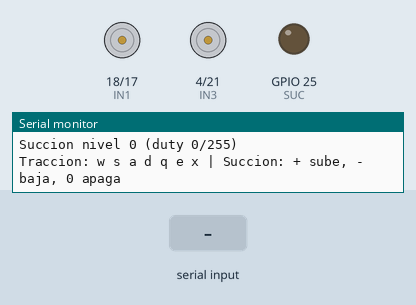
Simulated run of this sketch. Board: ESP32. On the bench: motor-driver pin pairs drawn as motors (green arrow = first pin HIGH = forward, orange = second pin HIGH = backward, longer = more drive, scaled by the enable pin), output pins drawn as LEDs (lit = HIGH), the last lines printed to the serial monitor. The test bench sets the inputs (shaded band).

Above: at 1.2 s.
1.3 s: "w" received over Serial
At 1.7 s:
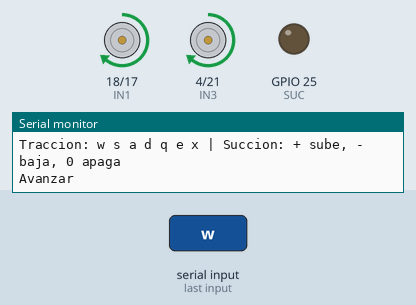
2.8 s: "s" received over Serial
At 4.0 s:
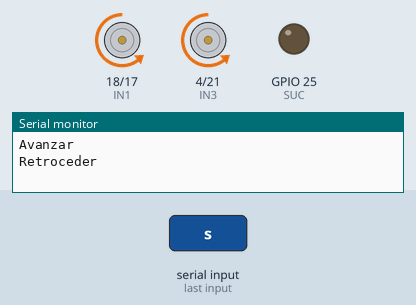
4.3 s: "a" received over Serial
At 5.2 s:
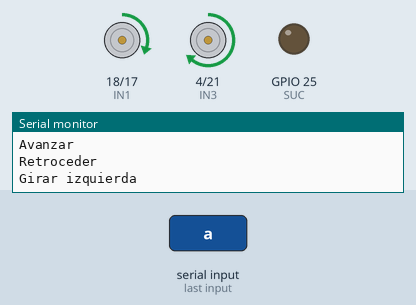
5.8 s: "d" received over Serial
At 6.3 s:
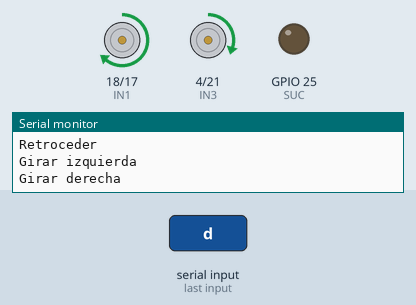
7.3 s: "q" received over Serial
At 8.5 s:
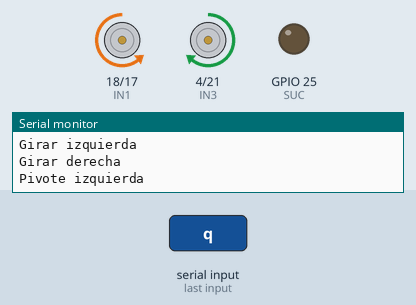
8.8 s: "e" received over Serial
At 9.8 s:
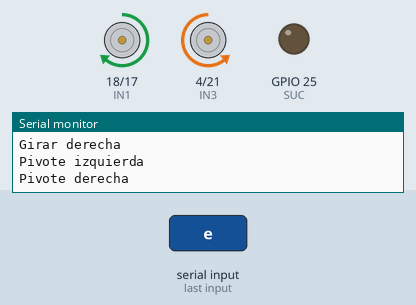
Timing chart, 0 to 11.3 s (numbered marks = the images above; inputs shaded):
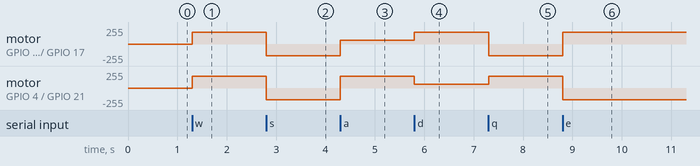

The sketch:

T3_Reto5_Succion.ino
```cpp
// Taller 3 - Reto 5: motor de succion en un canal independiente
// Traccion: dos canales del L293D a 20 kHz, alimentados por su propia fuente.
// Succion: su propio pin, su propio canal LEDC (otra frecuencia, otro temporizador),
// su propio transistor MOSFET con diodo de rueda libre y su propia fuente.

const int ENA = 19, IN1 = 18, IN2 = 17;   // motor izquierdo (canal A)
const int ENB = 16, IN3 = 4,  IN4 = 21;   // motor derecho (canal B)
// compuerta del MOSFET de succion (o LED que la representa)
const int SUC = 25;
const int RES = 8;
const uint32_t F_TRACCION = 20000;        // Hz
const uint32_t F_SUCCION  = 25000;        // Hz, temporizador distinto al de la traccion
const int NIVELES[] = {0, 90, 170, 255};  // apagado, bajo, medio, alto
int nivel = 0;
int velocidad = 180;

void motor(int en, int a, int b, int vel) {
  digitalWrite(a, vel > 0);
  digitalWrite(b, vel < 0);
  ledcWrite(en, abs(vel));
}

void mover(int izq, int der) {
  motor(ENA, IN1, IN2, izq);
  motor(ENB, IN3, IN4, der);
}

void succion(int n) {                     // la succion se cambia sin tocar la traccion
  nivel = constrain(n, 0, 3);
  ledcWrite(SUC, NIVELES[nivel]);
  Serial.printf("Succion nivel %d (duty %d/255)\n", nivel, NIVELES[nivel]);
}

void setup() {
  Serial.begin(115200);
  pinMode(IN1, OUTPUT); pinMode(IN2, OUTPUT);
  pinMode(IN3, OUTPUT); pinMode(IN4, OUTPUT);
  ledcAttach(ENA, F_TRACCION, RES);
  ledcAttach(ENB, F_TRACCION, RES);
  ledcAttach(SUC, F_SUCCION, RES);        // canal y temporizador propios
  mover(0, 0);
  succion(0);
  Serial.println("Traccion: w s a d q e x | Succion: + sube, - baja, 0 apaga");
}

void loop() {
  if (!Serial.available()) return;
  char c = Serial.read();
  int v = velocidad;
  switch (c) {
    case 'w': mover(v, v);        Serial.println("Avanzar");          break;
    case 's': mover(-v, -v);      Serial.println("Retroceder");       break;
    case 'a': mover(v / 3, v);    Serial.println("Girar izquierda");  break;
    case 'd': mover(v, v / 3);    Serial.println("Girar derecha");    break;
    case 'q': mover(-v, v);       Serial.println("Pivote izquierda"); break;
    case 'e': mover(v, -v);       Serial.println("Pivote derecha");   break;
    case 'x': mover(0, 0);        Serial.println("Detenido");         break;
    case '+': succion(nivel + 1); break;
    case '-': succion(nivel - 1); break;
    case '0': succion(0);         break;
  }
}
```

Measured:
- after the input at 1.3 s, motor on GPIO 18 (IN1) / GPIO 17 (IN2), motor on GPIO 4 (IN3) / GPIO 21 (IN4): stopped → forward 179/255 at once
- after the input at 2.8 s, motor on GPIO 18 (IN1) / GPIO 17 (IN2), motor on GPIO 4 (IN3) / GPIO 21 (IN4): forward 179/255 → backward 179/255 at once
- after the input at 4.3 s, motor on GPIO 18 (IN1) / GPIO 17 (IN2): backward 179/255 → forward 60/255 at once; motor on GPIO 4 (IN3) / GPIO 21 (IN4): backward 179/255 → forward 179/255 at once
- after the input at 5.8 s, motor on GPIO 18 (IN1) / GPIO 17 (IN2): forward 60/255 → forward 179/255 at once; motor on GPIO 4 (IN3) / GPIO 21 (IN4): forward 179/255 → forward 60/255 at once
- after the input at 7.3 s, motor on GPIO 18 (IN1) / GPIO 17 (IN2): forward 179/255 → backward 179/255 at once; motor on GPIO 4 (IN3) / GPIO 21 (IN4): forward 60/255 → forward 179/255 at once
- after the input at 8.8 s, motor on GPIO 18 (IN1) / GPIO 17 (IN2): backward 179/255 → forward 179/255 at once; motor on GPIO 4 (IN3) / GPIO 21 (IN4): forward 179/255 → backward 179/255 at once
